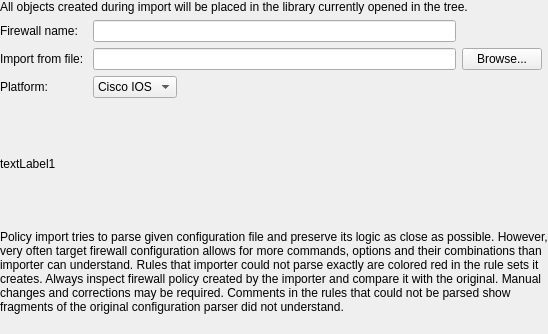
     <widget class="QWidget" name="page">
      <layout class="QGridLayout">
       <property name="margin">
        <number>0</number>
       </property>
       <item row="0" column="0" colspan="4">
        <widget class="QLabel" name="textLabel4_2">
         <property name="text">
          <string>All objects created during import will be placed in the library currently opened in the tree.</string>
         </property>
         <property name="alignment">
          <set>Qt::AlignVCenter</set>
         </property>
         <property name="wordWrap">
          <bool>true</bool>
         </property>
        </widget>
       </item>
       <item row="11" column="1">
        <spacer>
         <property name="orientation">
          <enum>Qt::Vertical</enum>
         </property>
         <property name="sizeType">
          <enum>QSizePolicy::Expanding</enum>
         </property>
         <property name="sizeHint" stdset="0">
          <size>
           <width>20</width>
           <height>20</height>
          </size>
         </property>
        </spacer>
       </item>
       <item row="10" column="0" colspan="4">
        <widget class="QLabel" name="textLabel2_4">
         <property name="text">
          <string>Policy import tries to parse given configuration file and preserve its logic as close as possible. However, very often target firewall configuration allows for more commands, options and their combinations than importer can understand. Rules that importer could not parse exactly are colored red in the rule sets it creates. Always inspect firewall policy created by the importer and compare it with the original. Manual changes and corrections may be required. Comments in the rules that could not be parsed show fragments of the original configuration parser did not understand.</string>
         </property>
         <property name="alignment">
          <set>Qt::AlignVCenter</set>
         </property>
         <property name="wordWrap">
          <bool>true</bool>
         </property>
        </widget>
       </item>
       <item row="6" column="0">
        <widget class="QLabel" name="textLabel2_3">
         <property name="text">
          <string>Platform:</string>
         </property>
         <property name="wordWrap">
          <bool>false</bool>
         </property>
        </widget>
       </item>
       <item row="8" column="0" colspan="4">
        <widget class="QLabel" name="import_text">
         <property name="minimumSize">
          <size>
           <width>0</width>
           <height>100</height>
          </size>
         </property>
         <property name="text">
          <string>textLabel1</string>
         </property>
         <property name="alignment">
          <set>Qt::AlignVCenter</set>
         </property>
         <property name="wordWrap">
          <bool>true</bool>
         </property>
        </widget>
       </item>
       <item row="9" column="1">
        <spacer>
         <property name="orientation">
          <enum>Qt::Vertical</enum>
         </property>
         <property name="sizeType">
          <enum>QSizePolicy::Fixed</enum>
         </property>
         <property name="sizeHint" stdset="0">
          <size>
           <width>20</width>
           <height>10</height>
          </size>
         </property>
        </spacer>
       </item>
       <item row="7" column="1">
        <spacer>
         <property name="orientation">
          <enum>Qt::Vertical</enum>
         </property>
         <property name="sizeType">
          <enum>QSizePolicy::Fixed</enum>
         </property>
         <property name="sizeHint" stdset="0">
          <size>
           <width>20</width>
           <height>10</height>
          </size>
         </property>
        </spacer>
       </item>
       <item row="2" column="0">
        <widget class="QLabel" name="label">
         <property name="text">
          <string>Firewall name:</string>
         </property>
        </widget>
       </item>
       <item row="2" column="1">
        <widget class="QLineEdit" name="obj_name"/>
       </item>
       <item row="3" column="0">
        <widget class="QLabel" name="textLabel1_7">
         <property name="text">
          <string>Import from file: </string>
         </property>
         <property name="wordWrap">
          <bool>false</bool>
         </property>
        </widget>
       </item>
       <item row="3" column="1">
        <widget class="QLineEdit" name="import_filename"/>
       </item>
       <item row="3" column="2">
        <widget class="QPushButton" name="import_browse">
         <property name="sizePolicy">
          <sizepolicy hsizetype="Fixed" vsizetype="Fixed">
           <horstretch>0</horstretch>
           <verstretch>0</verstretch>
          </sizepolicy>
         </property>
         <property name="text">
          <string>Browse...</string>
         </property>
        </widget>
       </item>
       <item row="6" column="1">
        <layout class="QHBoxLayout" name="horizontalLayout">
         <item>
          <widget class="QComboBox" name="import_platform">
           <item>
            <property name="text">
             <string>Cisco IOS</string>
            </property>
           </item>
           <item>
            <property name="text">
             <string>iptables</string>
            </property>
           </item>
          </widget>
         </item>
         <item>
          <spacer name="horizontalSpacer">
           <property name="orientation">
            <enum>Qt::Horizontal</enum>
           </property>
           <property name="sizeHint" stdset="0">
            <size>
             <width>40</width>
             <height>20</height>
            </size>
           </property>
          </spacer>
         </item>
        </layout>
       </item>
      </layout>
     </widget>
